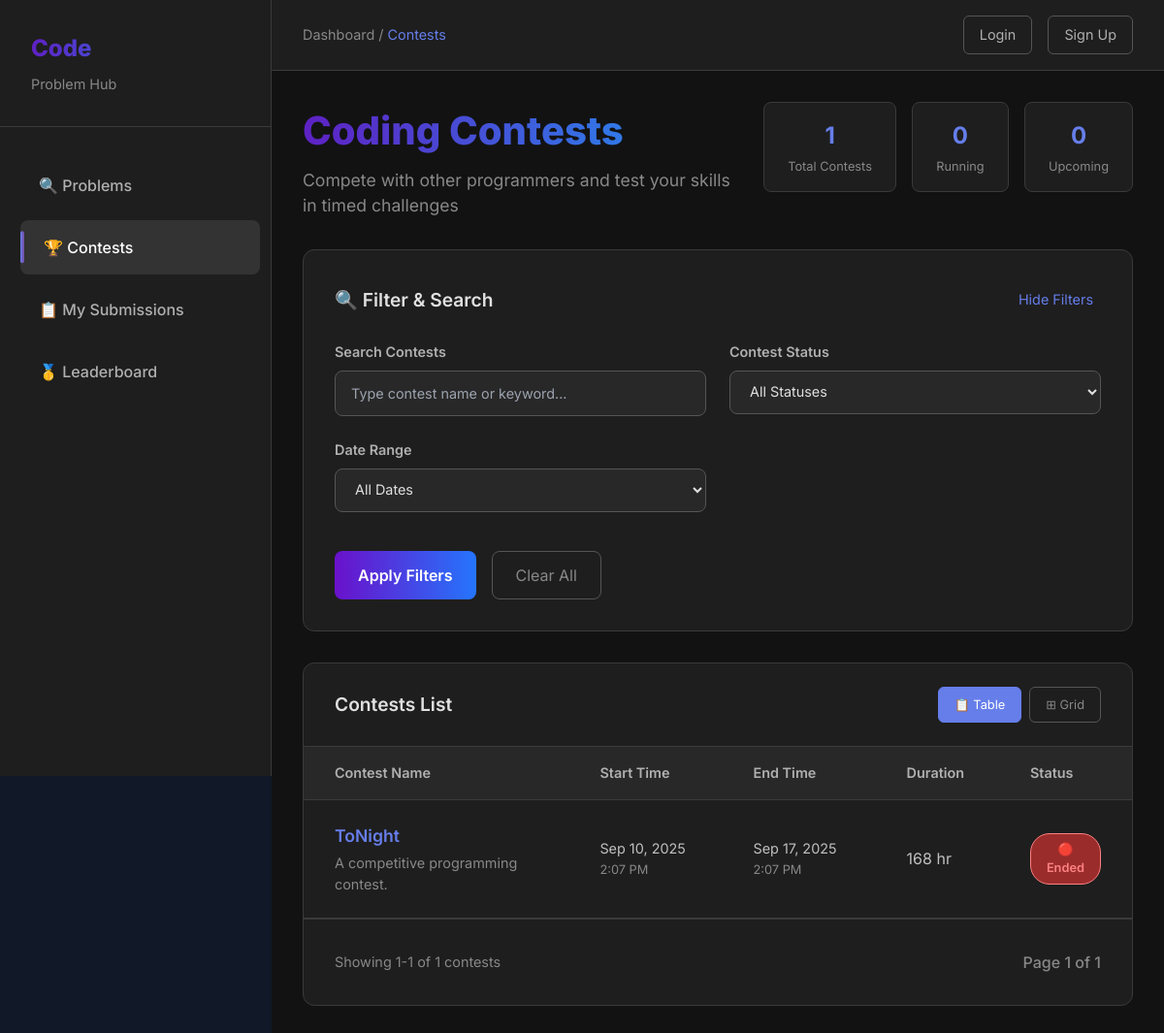
The app's page /problems/contests/, older data.
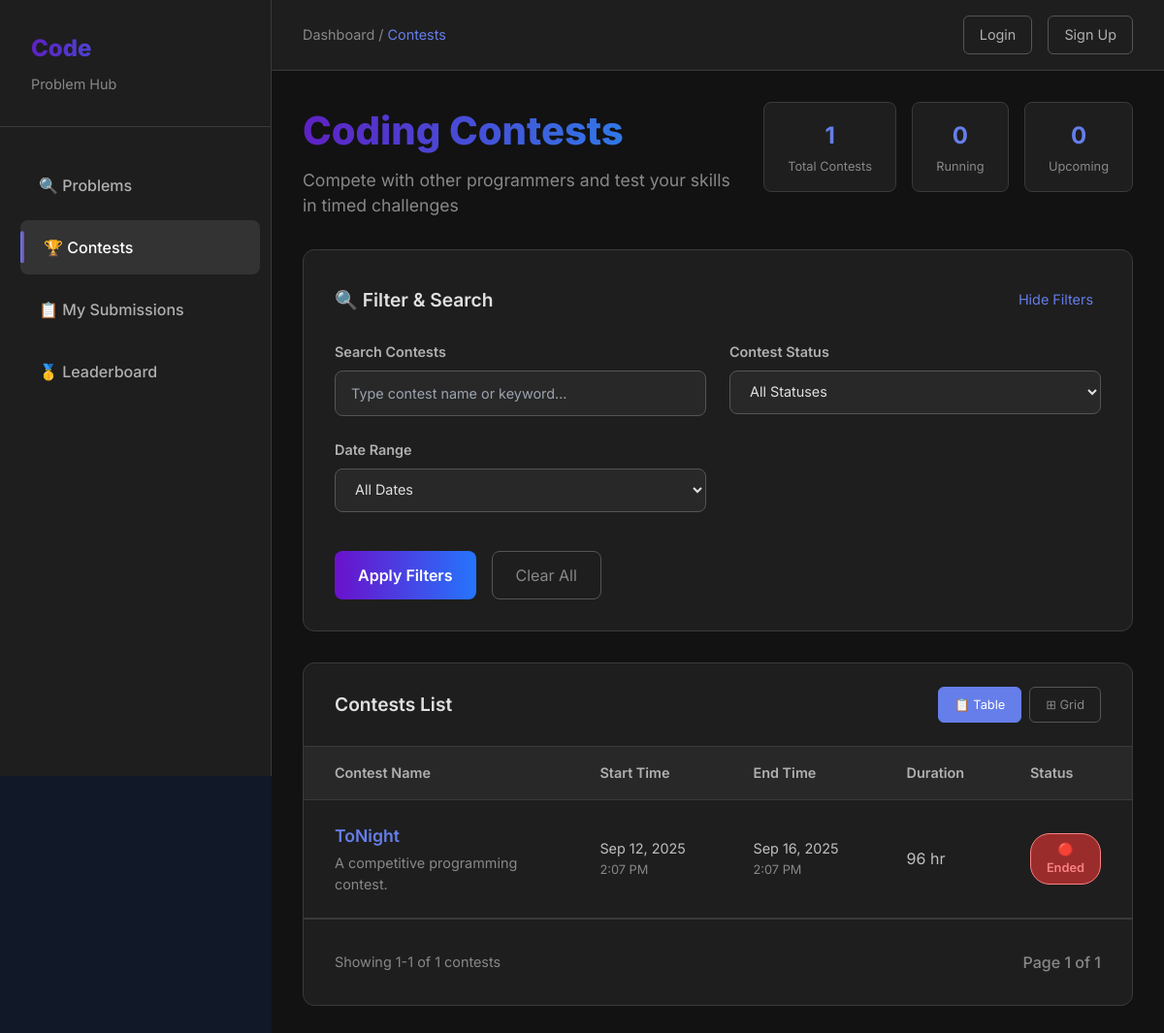
The same page, newer data.
### problems/models.py (models this page shows, shortened)
class Contest(models.Model):
    name = models.CharField(max_length=200)
    start_time = models.DateTimeField()
    end_time = models.DateTimeField()
    problems = models.ManyToManyField('Problem', related_name='contests_problems')

### problems/views.py (the view)
# urls.py: path('contests/', views.contest_list, name='contest_list'),
def contest_list(request):
    now = timezone.now()
    contests = Contest.objects.all().order_by('-start_time')
    for contest in contests:
        duration = contest.end_time - contest.start_time
        contest.duration_hours = int(round(duration.total_seconds() // 3600, 2))  # in hours
    context = {
        'contests': contests,
        'now': now,
    }
    return render(request, 'problems/contest_list.html', context)

### templates/problems/contest_list.html (shortened to what the changed rows need)
<!DOCTYPE html>
<html lang="en">
<head>
    <script src="https://cdn.tailwindcss.com"></script>
</head>
<body class="bg-gray-900 text-gray-100">
    <div class="main-container">
        <div style="flex: 1;">
            <main class="content-area">
                <div class="content-header">
                    <div class="page-title-section">
                        <h1 class="page-title">Coding Contests</h1>
                    </div>
                </div>
                <div class="filter-panel">
                    <div class="filter-header">
                        <h2 class="filter-title">🔍 Filter & Search</h2>
                    </div>
                </div>
                <div class="contests-container">
                    <div class="contests-header">
                        <h2 class="contests-title">Contests List</h2>
                    </div>
                    <div class="contests-table-container" id="tableView">
                        <table class="contests-table">
                            <thead>
                                <tr>
                                    <th style="width: 35%;">Contest Name</th>
                                    <th style="width: 20%;">Start Time</th>
                                    <th style="width: 20%;">End Time</th>
                                    <th style="width: 15%;">Duration</th>
                                    <th style="width: 10%;">Status</th>
                                </tr>
                            </thead>
                            <tbody id="contestTableBody">
                                {% for contest in contests %}
                                <tr onclick="window.location.href='{% url 'contest_detail' contest.id %}';" style="cursor: pointer;">
                                    <td>
                                        <div class="contest-title-cell">{{ contest.name }}</div>
                                        <div style="color: #888; font-size: 0.9rem; margin-top: 0.25rem;">
                                            {{ contest.description|default:"A competitive programming contest." }}
                                        </div>
                                    </td>
                                    <td class="datetime-cell">
                                        {{ contest.start_time|date:"M d, Y" }}<br>
                                        <span style="color: #888; font-size: 0.8rem;">{{ contest.start_time|time:"g:i A" }}</span>
                                    </td>
                                    <td class="datetime-cell">
                                        {{ contest.end_time|date:"M d, Y" }}<br>
                                        <span style="color: #888; font-size: 0.8rem;">{{ contest.end_time|time:"g:i A" }}</span>
                                    </td>
                                    <td style="color: #c0c0c0;">
                                        {% if contest.duration_hours %}
                                            {{ contest.duration_hours }} hr
                                        {% else %}
                                            2 hours
                                        {% endif %}
                                    </td>
                                    <td class="status-cell" style="text-align: center;">
                                        {% if contest.start_time > now %}
                                            <span class="status-badge status-upcoming">🔵 Upcoming</span>
                                        {% elif contest.end_time < now %}
                                            <span class="status-badge status-ended">🔴 Ended</span>
                                        {% else %}
                                            <span class="status-badge status-running">🟢 Running</span>
                                        {% endif %}
                                    </td>
                                </tr>
                                {% endfor %}
                            </tbody>
                        </table>
                    </div>
                </div>
            </main>
        </div>
    </div>
</html>

Row changes from the older to the newer data that the page shows:
changed Contest "ToNight": start_time "Sep 10, 2025" → "Sep 12, 2025"; end_time "Sep 17, 2025" → "Sep 16, 2025"; duration_hours "168" → "96"
